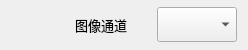
        <widget class="QWidget" name="widget" native="true">
         <property name="minimumSize">
          <size>
           <width>0</width>
           <height>30</height>
          </size>
         </property>
         <property name="maximumSize">
          <size>
           <width>16777215</width>
           <height>50</height>
          </size>
         </property>
         <layout class="QHBoxLayout" name="horizontalLayout_5">
          <property name="spacing">
           <number>0</number>
          </property>
          <property name="topMargin">
           <number>0</number>
          </property>
          <property name="bottomMargin">
           <number>0</number>
          </property>
          <item>
           <spacer name="horizontalSpacer_4">
            <property name="orientation">
             <enum>Qt::Horizontal</enum>
            </property>
            <property name="sizeHint" stdset="0">
             <size>
              <width>40</width>
              <height>20</height>
             </size>
            </property>
           </spacer>
          </item>
          <item>
           <widget class="QWidget" name="widget_Img" native="true">
            <layout class="QHBoxLayout" name="LayOut_Img_2">
             <property name="leftMargin">
              <number>0</number>
             </property>
             <property name="topMargin">
              <number>0</number>
             </property>
             <property name="rightMargin">
              <number>0</number>
             </property>
             <property name="bottomMargin">
              <number>0</number>
             </property>
             <item>
              <widget class="QLabel" name="label_8">
               <property name="minimumSize">
                <size>
                 <width>100</width>
                 <height>0</height>
                </size>
               </property>
               <property name="font">
                <font>
                 <family>微软雅黑</family>
                 <pointsize>10</pointsize>
                </font>
               </property>
               <property name="styleSheet">
                <string notr="true">background: transparent;</string>
               </property>
               <property name="text">
                <string>图像通道</string>
               </property>
               <property name="alignment">
                <set>Qt::AlignCenter</set>
               </property>
              </widget>
             </item>
             <item>
              <widget class="QComboBox" name="cbx_Camerachannal">
               <property name="minimumSize">
                <size>
                 <width>80</width>
                 <height>35</height>
                </size>
               </property>
               <property name="font">
                <font>
                 <family>微软雅黑</family>
                 <pointsize>10</pointsize>
                </font>
               </property>
              </widget>
             </item>
            </layout>
           </widget>
          </item>
         </layout>
        </widget>
